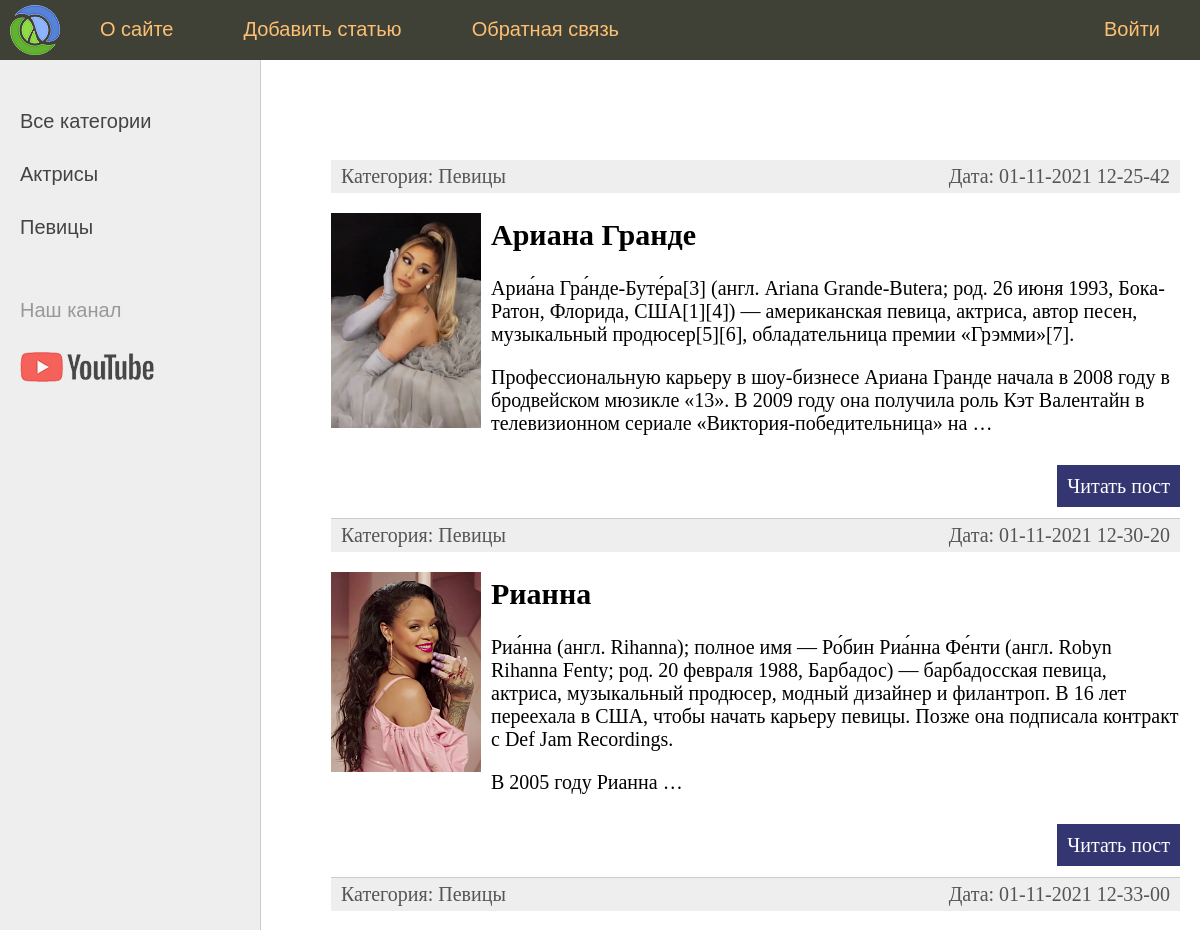
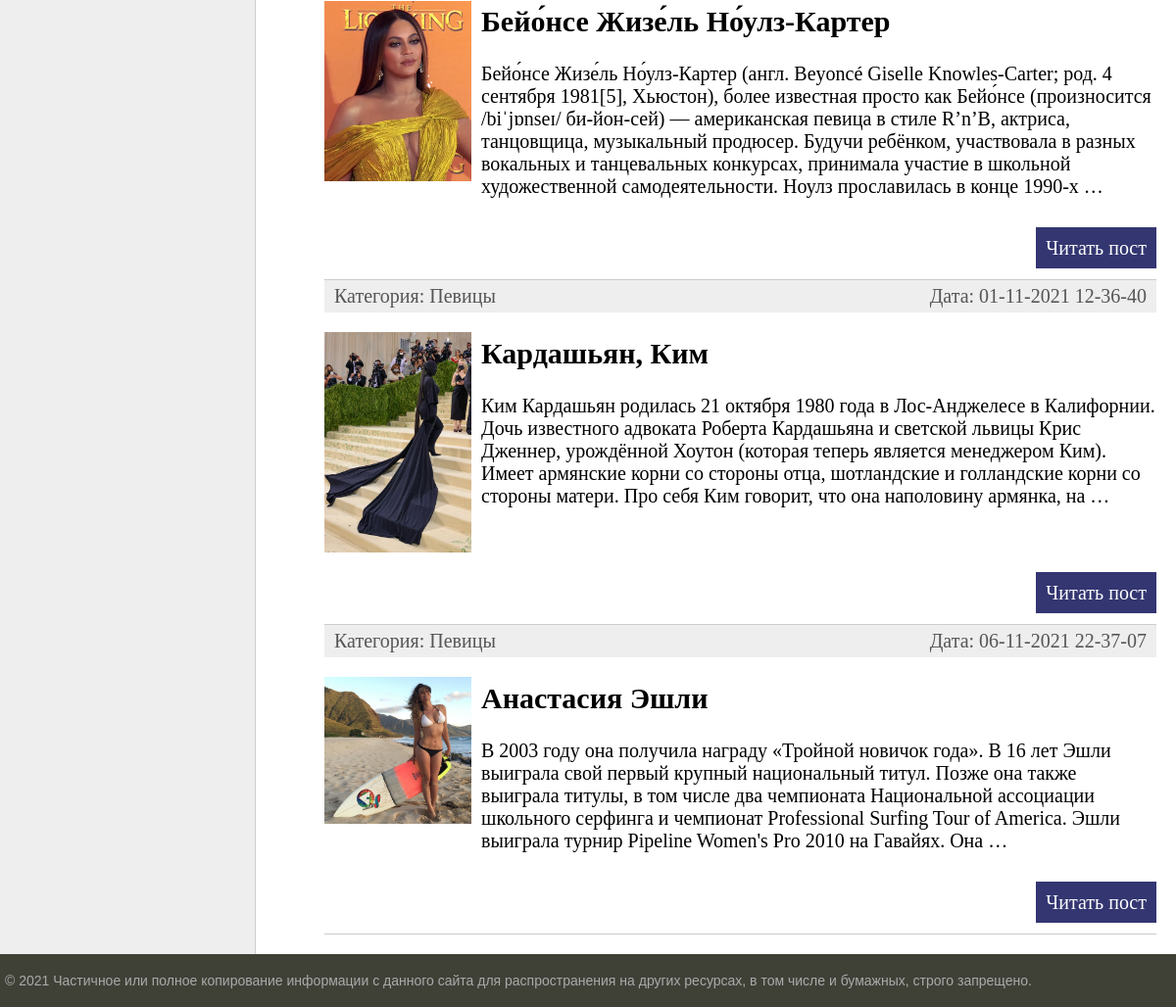
Screenshot of /category/pevicy/ with the database file from the repository (2 pictures, top to bottom).
### women/models.py (models this page shows, shortened)
class Category(models.Model):
    name = models.CharField(max_length=100, db_index=True)
    slug = models.SlugField(max_length=255, unique=True, db_index=True, verbose_name="URL")
    def __str__(self):
        return self.name
    def get_absolute_url(self):
        return reverse("category", kwargs={"cat_slug": self.slug})
    class Meta:
        verbose_name = "Категории"
        verbose_name_plural = "Категории"
        ordering = ['id']

class Women(models.Model):
    title = models.CharField(max_length=255, verbose_name="Заголовок")
    slug = models.SlugField(max_length=255, unique=True, db_index=True, verbose_name="URL")
    content = models.TextField(blank=True, verbose_name="Текст статьи")
    photo = models.ImageField(upload_to="photos/%Y/%m/%d/", blank=True, verbose_name="Фото")
    time_create = models.DateTimeField(auto_now_add=True, verbose_name="Дата создания")
    time_update = models.DateTimeField(auto_now=True, verbose_name="Дата обновления")
    is_published = models.BooleanField(default=True, verbose_name="Публикация")
    cat = models.ForeignKey("Category", on_delete=PROTECT, verbose_name="Категория")
    def get_absolute_url(self):
        return reverse("post", kwargs={"post_slug": self.slug}) # находит ссылку с именем 'post' в urls.py
    class Meta:
        verbose_name = "Известные женщины"
        verbose_name_plural = "Известные женщины"
        ordering = ['time_create', 'title']

### women/views.py (the view)
# urls.py: path('category/<slug:cat_slug>/', show_category, name='category'),
def show_category(request, cat_slug):
    posts = Women.objects.filter(cat__slug=cat_slug) # берем посты определенной категории
    if len(posts) == 0:
        raise Http404()
    insert_content = {
        'posts': posts,
        'menu': menu,
        'cat_selected': cat_slug,
    }
    return render(request, 'women/index.html', context=insert_content)

### women/templatetags/women_tags.py (called while the page is built)
@register.inclusion_tag('women/list_categories.html') # включающий тег
def show_categories():
    cats = Category.objects.all()
    return {"cats": cats}

### women/templates/women/index.html (shortened to what this page needs)
{% extends 'women/base.html' %}
{% block content %}
<ul class="list-articles">
	{% for p in posts %}
			<li><div class="article-panel">
    <p class="first">Категория: {{p.cat}}</p>
    <p class="last">Дата: {{p.time_update|date:"d-m-Y H-i-s"}}</p>
</div>
{% if p.photo %}
	<p><img class="img-article-left thumb" src="{{p.photo.url}}"></p>
{% endif %}
            <h2>{{p.title}}</h2>
	{% autoescape on %}
	{{p.content|linebreaks|truncatewords:50}}
	{% endautoescape %}
			<p class="link-read-post"><a href="{{ p.get_absolute_url }}">Читать пост</a></p>
	{% endfor %}
</ul>
{% endblock %}

### women/templates/women/list_categories.html
{% for c in cats %}
    {% if c.pk == cat_selected %}
        <li class="selected">{{c.name}}</li>
    {% else %}
        <li><a href="{{ c.get_absolute_url }}">{{c.name}}</a></li>
    {% endif %}
{% endfor %}

### women/static/women/css/styles.css (style rules this page uses)
html, body { font-family: 'Arial'; margin: 0; padding: 0; height: 100%; width: 100%; color: #444; }
a { color: #0059b2; text-decoration: none; }
img { max-width: 600px; height: auto; }
img.img-article-left { max-width: 300px; height: auto; float: left; padding: 0 10px 10px 0; }
img.img-article-left.thumb { max-width: 150px; height: auto; }
p.link-read-post { text-align: right; }
p.link-read-post a { padding: 10px; min-width: 100px; background: #333671; color: #fff; text-decoration: none; }
div.article-panel { background: #eee; padding: 5px 10px 5px 10px; box-sizing: border-box; overflow: hidden; color: #555; }
div.article-panel p.first { margin: 0; float: left; }
div.article-panel p.last { margin: 0; float: right; }
ul.list-articles { list-style: none; margin: 0; padding: 0; }
ul.list-articles li { border-bottom: 1px solid #ccc; }
.left-chapters ul li { margin: 30px 0 0 0; color: #999; }
.left-chapters ul li a { color: #444; text-decoration: none; }

### rows the page displays
Category: name "Актрисы"
Category: name "Певицы"
Women: cat "Певицы", time_update "01-11-2021 12-25-42", photo (picture), title "Ариана Гранде", content "Ариа́на Гра́нде-Буте́ра[3] (англ. Ariana Grande-Butera; род. 26 июня 1993, Бока-Ратон, Флорида, США[1][4]) — американская певица, актриса, автор песен, музыкальный продюсер[5][6], обладательница премии «Грэмми»[7]. Профессиональную карьеру в шоу-бизнесе Ариана Гранде начала в 2008 году в бродвейском мюзикле «13». В 2009 году она получила роль Кэт Валентайн в телевизионном сериале «Виктория-победительница» на …"
Women: cat "Певицы", time_update "01-11-2021 12-30-20", photo (picture), title "Рианна", content "Риа́нна (англ. Rihanna); полное имя — Ро́бин Риа́нна Фе́нти (англ. Robyn Rihanna Fenty; род. 20 февраля 1988, Барбадос) — барбадосская певица, актриса, музыкальный продюсер, модный дизайнер и филантроп. В 16 лет переехала в США, чтобы начать карьеру певицы. Позже она подписала контракт с Def Jam Recordings. В 2005 году Рианна …"
Women: cat "Певицы", time_update "01-11-2021 12-33-00", photo (picture), title "Бейо́нсе Жизе́ль Но́улз-Картер", content "Бейо́нсе Жизе́ль Но́улз-Картер (англ. Beyoncé Giselle Knowles-Carter; род. 4 сентября 1981[5], Хьюстон), более известная просто как Бейо́нсе (произносится /biˈjɒnseɪ/ би-йон-сей) — американская певица в стиле R’n’B, актриса, танцовщица, музыкальный продюсер. Будучи ребёнком, участвовала в разных вокальных и танцевальных конкурсах, принимала участие в школьной художественной самодеятельности. Ноулз прославилась в конце 1990-х …"
Women: cat "Певицы", time_update "01-11-2021 12-36-40", photo (picture), title "Кардашьян, Ким", content "Ким Кардашьян родилась 21 октября 1980 года в Лос-Анджелесе в Калифорнии. Дочь известного адвоката Роберта Кардашьяна и светской львицы Крис Дженнер, урождённой Хоутон (которая теперь является менеджером Ким). Имеет армянские корни со стороны отца, шотландские и голландские корни со стороны матери. Про себя Ким говорит, что она наполовину армянка, на …"
Women: cat "Певицы", time_update "06-11-2021 22-37-07", photo (picture), title "Анастасия Эшли", content "В 2003 году она получила награду «Тройной новичок года». В 16 лет Эшли выиграла свой первый крупный национальный титул. Позже она также выиграла титулы, в том числе два чемпионата Национальной ассоциации школьного серфинга и чемпионат Professional Surfing Tour of America. Эшли выиграла турнир Pipeline Women's Pro 2010 на Гавайях. Она …"

### other values shown
{{ m.title }} "О сайте" "Добавить статью" "Обратная связь"
{{ m.title }} "Войти"
